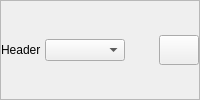
             <widget class="QFrame" name="header_7">
              <property name="maximumSize">
               <size>
                <width>16777215</width>
                <height>16777215</height>
               </size>
              </property>
              <property name="frameShape">
               <enum>QFrame::StyledPanel</enum>
              </property>
              <property name="frameShadow">
               <enum>QFrame::Raised</enum>
              </property>
              <layout class="QHBoxLayout" name="horizontalLayout_48">
               <property name="spacing">
                <number>4</number>
               </property>
               <property name="leftMargin">
                <number>0</number>
               </property>
               <property name="topMargin">
                <number>0</number>
               </property>
               <property name="rightMargin">
                <number>0</number>
               </property>
               <property name="bottomMargin">
                <number>0</number>
               </property>
               <item>
                <widget class="QLabel" name="header_8">
                 <property name="minimumSize">
                  <size>
                   <width>0</width>
                   <height>0</height>
                  </size>
                 </property>
                 <property name="maximumSize">
                  <size>
                   <width>70</width>
                   <height>16777215</height>
                  </size>
                 </property>
                 <property name="text">
                  <string>Header</string>
                 </property>
                </widget>
               </item>
               <item>
                <widget class="QComboBox" name="changeSelectedColor_34">
                 <property name="minimumSize">
                  <size>
                   <width>80</width>
                   <height>0</height>
                  </size>
                 </property>
                 <property name="maximumSize">
                  <size>
                   <width>80</width>
                   <height>16777215</height>
                  </size>
                 </property>
                </widget>
               </item>
               <item>
                <widget class="QLabel" name="selectedColor_34">
                 <property name="minimumSize">
                  <size>
                   <width>0</width>
                   <height>24</height>
                  </size>
                 </property>
                 <property name="maximumSize">
                  <size>
                   <width>50</width>
                   <height>24</height>
                  </size>
                 </property>
                 <property name="text">
                  <string/>
                 </property>
                </widget>
               </item>
               <item>
                <widget class="QPushButton" name="colorPicker_34">
                 <property name="minimumSize">
                  <size>
                   <width>40</width>
                   <height>30</height>
                  </size>
                 </property>
                 <property name="maximumSize">
                  <size>
                   <width>40</width>
                   <height>30</height>
                  </size>
                 </property>
                 <property name="cursor">
                  <cursorShape>PointingHandCursor</cursorShape>
                 </property>
                 <property name="text">
                  <string/>
                 </property>
                </widget>
               </item>
              </layout>
             </widget>
